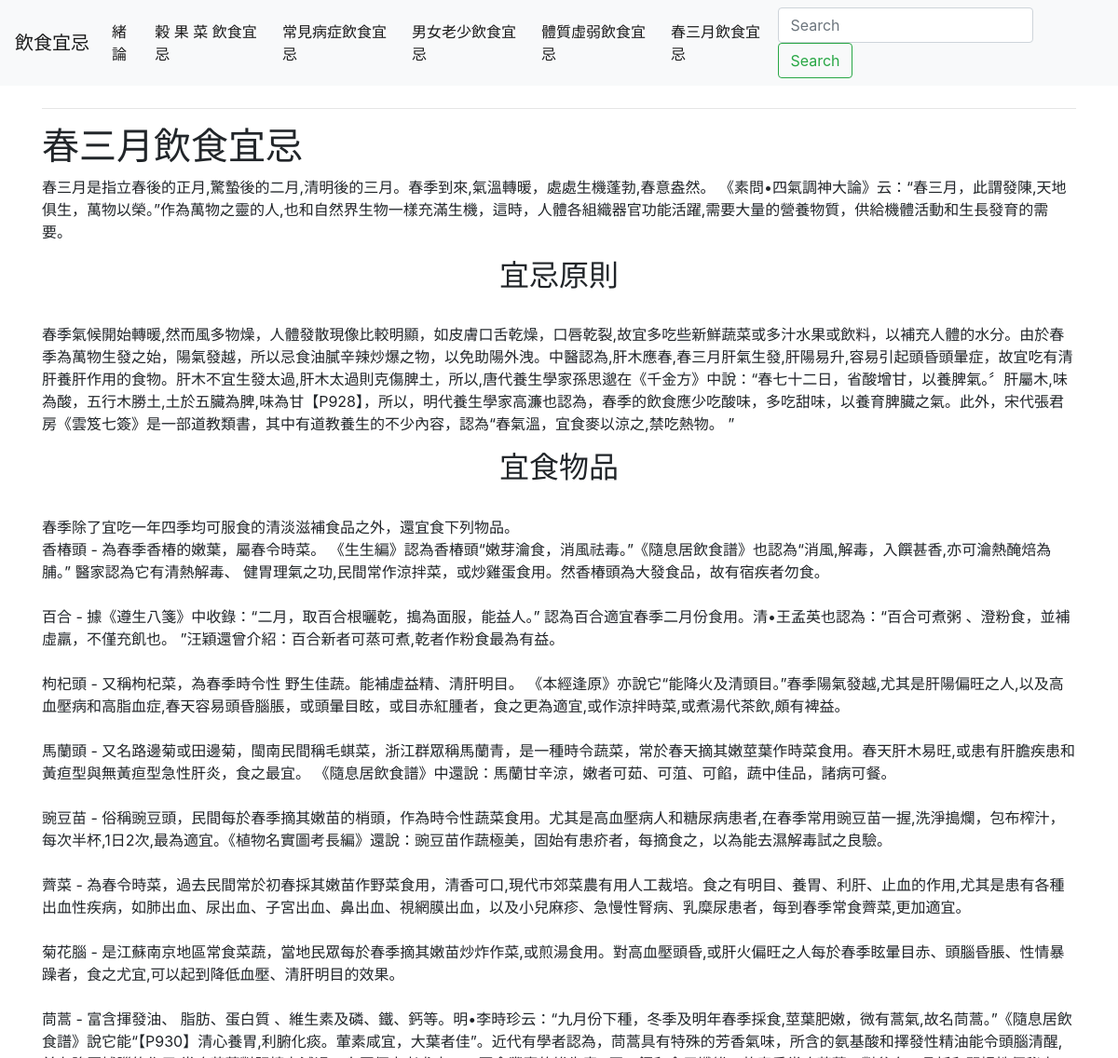
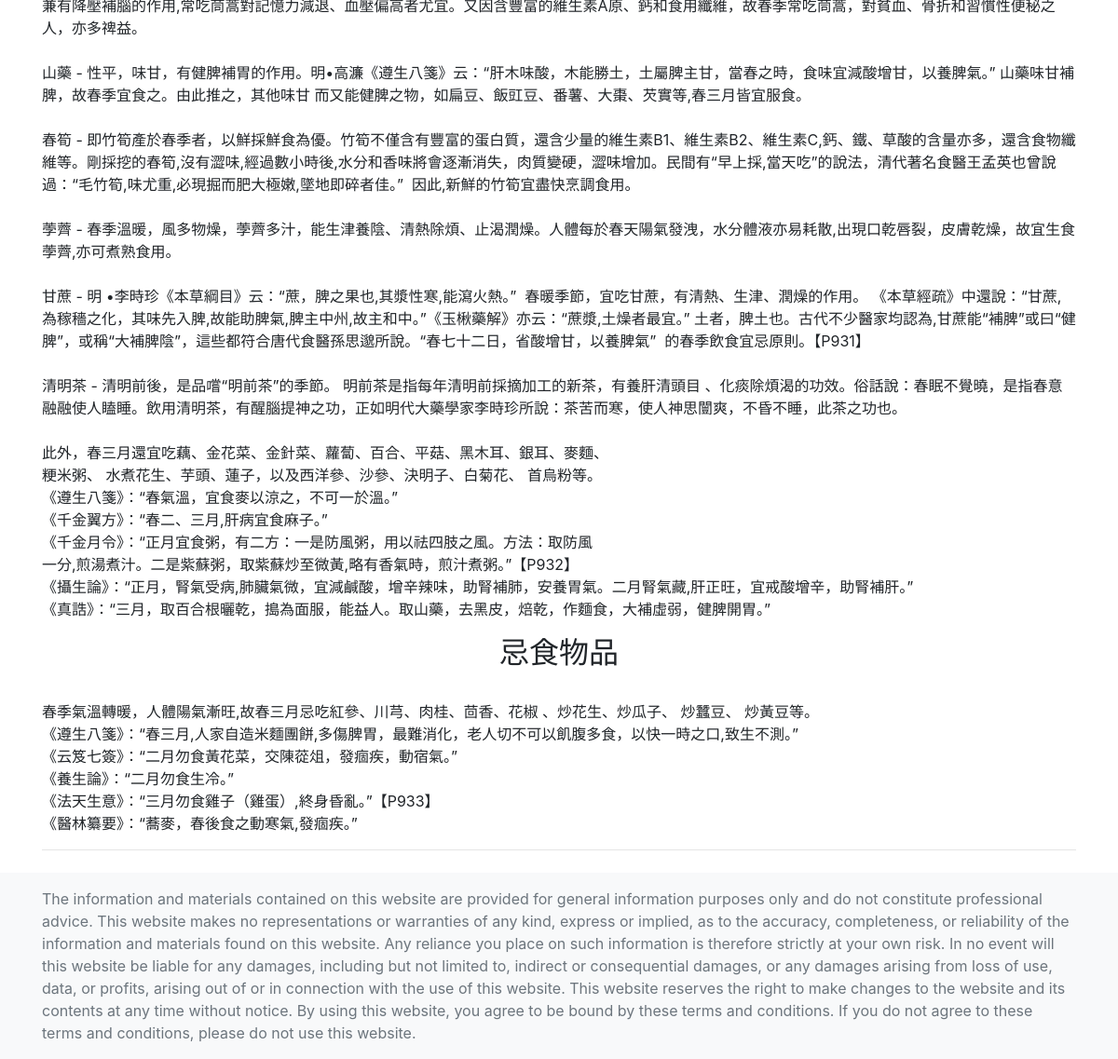
The page /seasons/1 on the database its author committed (2 pictures, top to bottom).
### tables this page shows
CREATE TABLE Season (
    id INTEGER PRIMARY KEY AUTOINCREMENT,
    [name] VARCHAR(50),
    [description] TEXT,
    principles TEXT,
    suitable_foods TEXT,
    nonsuitable_foods TEXT
);

### routes.py (the view)
@bp.route('/seasons/<int:season_id>')
def season_details(season_id):
    try:
        db = DatabaseModel('database.db')
        season = db.get_SeasonByID(season_id)
        return render_template('seasondetails.html', season=season)
    except Exception as e:
        return render_template('error.html', error_message=str(e)), 404

### models.py (called while the page is built)
    def get_SeasonByID(self, season_id):
        self.cursor.row_factory = sqlite3.Row
        self.cursor.execute(f'SELECT * FROM Season WHERE id = {season_id}')
        rows = self.cursor.fetchall()
        return rows[0]

### templates/seasondetails.html
{% extends 'base.html' %}
{% block content %}
<hr>
    <h1>{% block title %} {{ season['name'] }}{% endblock %}</h1>
    <p style="white-space-collapse: preserve;">{{ season['description']}}</p>
    <p class="h2 text-center">宜忌原則</p><br>
    <p style="white-space-collapse: preserve;">{{ season['principles'] }}</p>
    <p class="h2 text-center">宜食物品</p><br>
    <p style="white-space-collapse: preserve;">{{ season['suitable_foods'] }}</p>
    <p class="h2 text-center">忌食物品</p><br>
    <p style="white-space-collapse: preserve;">{{ season['nonsuitable_foods'] }}</p>
<hr>
{% endblock %}

### rows shown on the page
Season: name "春三月飲食宜忌", description "春三月是指立春後的正月,驚蟄後的二月,清明後的三月。春季到來,氣溫轉暖，處處生機蓬勃,春意盎然。 《素問•四氣調神大論》云：“春三月，此謂發陳,天地俱生，萬物以榮。”作為萬物之靈的人,也和自然界生物一樣充滿生機，這時，人體各組織器官功能活躍,需要大量的營養物質，供給機體活動和生長發育的需要。", principles "春季氣候開始轉暖,然而風多物燥，人體發散現像比較明顯，如皮膚口舌乾燥，口唇乾裂,故宜多吃些新鮮蔬菜或多汁水果或飲料，以補充人體的水分。由於春季為萬物生發之始，陽氣發越，所以忌食油膩辛辣炒爆之物，以免助陽外洩。中醫認為,肝木應春,春三月肝氣生發,肝陽易升,容易引起頭昏頭暈症，故宜吃有清肝養肝作用的食物。肝木不宜生發太過,肝木太過則克傷脾土，所以,唐代養生學家孫思邈在《千金方》中說：“春七十二日，省酸增甘，以養脾氣。〞肝屬木,味為酸，五行木勝土,土於五臟為脾,味為甘【P928】，所以，明代養生學家高濂也認為，春季的飲食應少吃酸味，多吃甜味，以養育脾臟之氣。此外，宋代張君房《雲笈七簽》是一部道教類書，其中有道教養生的不少內容，認為“春氣溫，宜食麥以涼之,禁吃熱物。 ”", suitable_foods "春季除了宜吃一年四季均可服食的清淡滋補食品之外，還宜食下列物品。 香椿頭 - 為春季香椿的嫩葉，屬春令時菜。 《生生編》認為香椿頭“嫩芽瀹食，消風祛毒。”《隨息居飲食譜》也認為“消風,解毒，入饌甚香,亦可瀹熱醃焙為脯。” 醫家認為它有清熱解毒、 健胃理氣之功,民間常作涼拌菜，或炒雞蛋食用。然香椿頭為大發食品，故有宿疾者勿食。 百合 - 據《遵生八箋》中收錄：“二月，取百合根曬乾，搗為面服，能益人。” 認為百合適宜春季二月份食用。清•王孟英也認為：“百合可煮粥 、澄粉食，並補虛羸，不僅充飢也。 ”汪穎還曾介紹：百合新者可蒸可煮,乾者作粉食最為有益。 枸杞頭 - 又稱枸杞菜，為春季時令性 野生佳蔬。能補虛益精、清肝明目。 《本經逢原》亦說它“能降火及清頭目。”春季陽氣發越,尤其是肝陽偏旺之人,以及高血壓病和高脂血症,春天容易頭昏腦脹，或頭暈目眩，或目赤紅腫者，食之更為適宜,或作涼拌時菜,或煮湯代茶飲,頗有裨益。 馬蘭頭 - 又名路邊菊或田邊菊，閩南民間稱毛蜞菜，浙江群眾稱馬蘭青，是一種時令蔬菜，常於春天摘其嫩莖葉作時菜食用。春天肝木易旺,或患有肝膽疾患和黃疸型與無黃疸型急性肝炎，食之最宜。 《隨息居飲食譜》中還說：馬蘭甘辛涼，嫩者可茹、可菹、可餡，蔬中佳品，諸病可餐。 豌豆苗 - 俗稱豌豆頭，民間每於春季摘其嫩苗的梢頭，作為時令性蔬菜食用。尤其是高血壓病人和糖尿病患者,在春季常用豌豆苗一握,洗淨搗爛，包布榨汁，每次半杯,1日2次,最為適宜。《植物名實圖考長編》還說：豌豆苗作蔬極美，固始有患疥者，每摘食之，以為能去濕解毒試之良驗。 薺菜 -…", nonsuitable_foods "春季氣溫轉暖，人體陽氣漸旺,故春三月忌吃紅參、川芎、肉桂、茴香、花椒 、炒花生、炒瓜子、 炒蠶豆、 炒黃豆等。 《遵生八箋》：“春三月,人家自造米麵團餅,多傷脾胃，最難消化，老人切不可以飢腹多食，以快一時之口,致生不測。” 《云笈七簽》：“二月勿食黃花菜，交陳蓯俎，發痼疾，動宿氣。” 《養生論》：“二月勿食生冷。” 《法天生意》：“三月勿食雞子（雞蛋）,終身昏亂。”【P933】 《醫林纂要》：“蕎麥，春後食之動寒氣,發痼疾。”"
